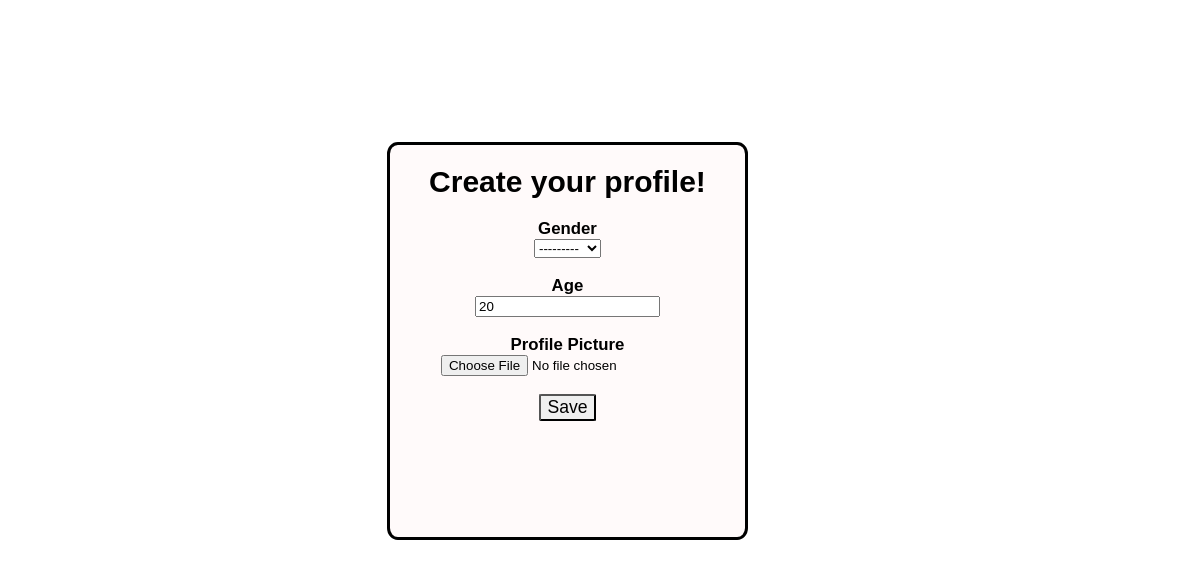
The app's page /Skribbly/edit_profile/ (signed in), older data.
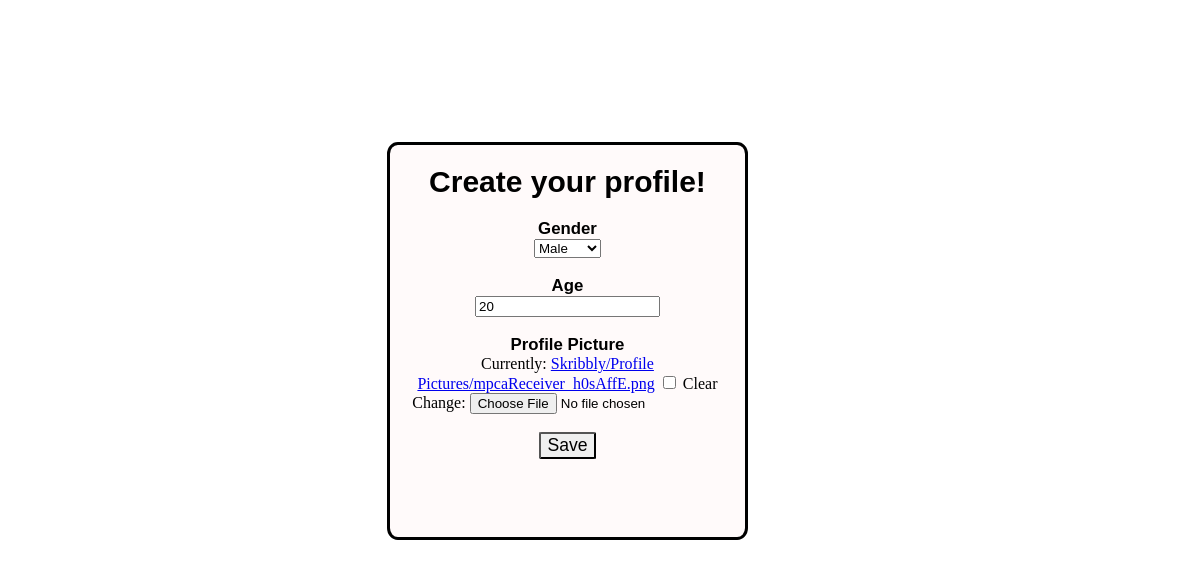
The same page, newer data.
### Skribbly/models.py (models this page shows, shortened)
class Artist(models.Model):
	user = models.OneToOneField(User, on_delete=models.CASCADE)
	gender = models.CharField(max_length = 6, choices = gender_choices, blank = True)
	age = models.PositiveIntegerField(null = True, validators = [MinValueValidator(10), MaxValueValidator(120)])
	profile_picture = models.ImageField(upload_to = 'Skribbly/Profile Pictures/', blank = True) #height_field #width_field
	date_joined = models.DateTimeField(default = timezone.now)
	favorites = models.ManyToManyField('ComicStrip', related_name = 'favorites')

### Skribbly/views.py (the view)
# urls.py: path('edit_profile/',views.edit_profile,name='edit_profile'),
@login_required(login_url='login')
def edit_profile(request):
	user = request.user
	if request.method == 'POST':
		form = ArtistForm(request.POST,request.FILES, instance=user.artist)
		if form.is_valid():
			form.save()
			return render(request,'Skribbly/profile.html',{'user': user})
		else:
			print(form.errors)
			form = ArtistForm(instance=user.artist)
	else:
		form = ArtistForm(instance=user.artist)
	return render(request,'Skribbly/edit_profile.html',{ 'form': form})

### Skribbly/forms.py
class ArtistForm(forms.ModelForm):
	class Meta:
		model = Artist
		fields = ['gender','age','profile_picture']

### Skribbly/templates/Skribbly/edit_profile.html (shortened to what this page needs)
{% load static %}
<head>
</head>
<body>
	<div id="div1" style="margin-top:12%; margin-left:32%; background-color: snow;width:30%; height:50%; text-align: center;border: solid;border-radius: 3%;">
		<h1 style="font-size: 30px;font-family: sans-serif;"> Create your profile!</h1>
		<div>
			<form method=POST enctype="multipart/form-data">
			<label style="font-size: 105%;font-family: sans-serif;display: block;"><b>Gender</b></label>
			{{form.gender}}</br>
			<br>
            <label style="font-size: 105%;font-family: sans-serif;display: block;"><b>Age</b></label>
			{{form.age}}</br>
			<br>
            <label style="font-size: 105%;font-family: sans-serif;display: block;"><b>Profile Picture</b></label>
            {{form.profile_picture}}</br>
			<br>
			<button type="submit" style="font-size: 110%;border-radius: 5%;"> Save </button>
			</div>
		</div>
</body>

Row changes from the older to the newer data that the page shows:
changed Artist: gender "---------" → "Male"
Text that changed along with them:
form field profile_picture: (not shown) → "☐"
text now shown: "Currently: Skribbly/Profile Pictures/mpcaReceiver_h0sAffE.png Clear Change:"
